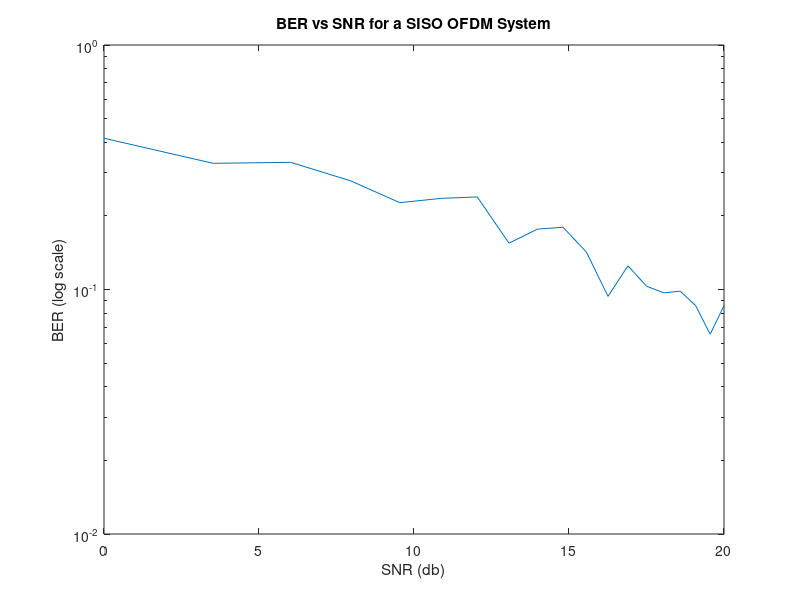

Source code (MATLAB):
% =========================================================
% SISO OFDM SYSTEM MODEL using BPSK modulation
%
% 'N' is the number of subcarriers
% 'symbols' is a (-1,1) sequence of desired length
% 'num_symbols' is the number of symbols to be transmitted
% 'num_OFDM' is the number of OFDM symbols to produce
% 'num_cyclic' is the length of the cyclic prefix
% 'h' is the channel impulse response
% 'H' is the channel frequency response
% 'OFDM_symbol' is the OFDM symbol received
%==========================================================

SAMPLING_RATE = 20000000; % Symbol Sampling Rate = 20 MHz
sampling_period = 1/SAMPLING_RATE; % Sampling Period = 50ns
size_tap = 3;
N = 64;
num_cyclic = 5; % Length of the prefix same as the length of channel response
symbols = sign(randn(640,1));
num_symbols = length(symbols);
num_OFDM = num_symbols / N;
freq_offset = SAMPLING_RATE/N * 0.10; %Frequency Offset 5% of carrier spacing
alpha = 0.04;
phase_noise = zeros(1,N);
amp = 10;

x = [];
serial_output = [];
IFFTblock_input = [];
transmitted_signal = [];
count = 0;
BER = zeros(amp*2 - 1);
Error_symbols = zeros(amp*2 - 1);

s = N;
l = size_tap;
est = 100;
eps = freq_offset/SAMPLING_RATE; % normalized freq. offset
CFO_est = zeros(est,s);
L_eps = zeros(est,1);
phi = zeros(s,s);


for amplitude = 1:0.5:amp
    count = count + 1;
    for a=1:num_OFDM
       y = count;
       x = num_OFDM;
       
       serial_output = [];
       n = (a-1)*N+1:(a-1)*N+N;
       IFFTblock_input = symbols(n); % IFFT block input
       x = ifft(IFFTblock_input); % IFFT block output
       for m = 1:N
           serial_output = [serial_output,x(m)]; % P/S output
       end
 % Adding the cyclic prefix
       serial_output = [serial_output(length(serial_output)-num_cyclic + 1:length(serial_output)),serial_output];
       transmitted_signal = serial_output * amplitude; 
       h = ((randn(size_tap,1) + randn(size_tap,1)*j)/sqrt(2));       
       
     %************** MODELING THE WEINER PHASE NOISE **************************
     AWGN_noise = randn(1,N)*alpha;
     phase_noise(1) = AWGN_noise(1);
     for n = 2:N
         phase_noise(1,n) = phase_noise(1,n-1) + AWGN_noise(n);
     end
     %*************************************************************************
       
       channel_signal = conv(transmitted_signal,h); % Linear convolution with channel
       noise = (randn(length(channel_signal),1) + randn(length(channel_signal),1)*j)/sqrt(2);
       received_signal = channel_signal + noise.';
 % Get current OFDM symbol. Remove the cyclic prefix
       FFTblock_input = received_signal(num_cyclic + 1:length(received_signal)- size_tap + 1);
       FFTblock_input_freqoffset = FFTblock_input.*exp(j*2*pi*freq_offset*(1:N)*sampling_period);
       FFTblock_input_phaseoffset = FFTblock_input_freqoffset.*exp(j*phase_noise(1,1:N));
       FFTblock_output = fft(FFTblock_input_phaseoffset);
       H = fft(h,length(FFTblock_input)); % Channel Frequency response
       OFDM_symbol = FFTblock_output.*(H)';
       for k = 1:N
           received_symbol = sign(real(OFDM_symbol(k)));
           if(received_symbol~=symbols((a-1)*N+k))
               Error_symbols(count) = Error_symbols(count) + 1;
           end
       end
    end
   BER(count) = Error_symbols(count)/num_symbols;
end

amplitude = 1:0.5:amp;
SNR = 20*log10(amplitude);
semilogy(SNR, BER);
title('BER vs SNR for a SISO OFDM System');
xlabel('SNR (db)');
ylabel('BER (log scale)');

save ('test2.mat', 'BER', 'SNR', '-ascii', '-tabs')